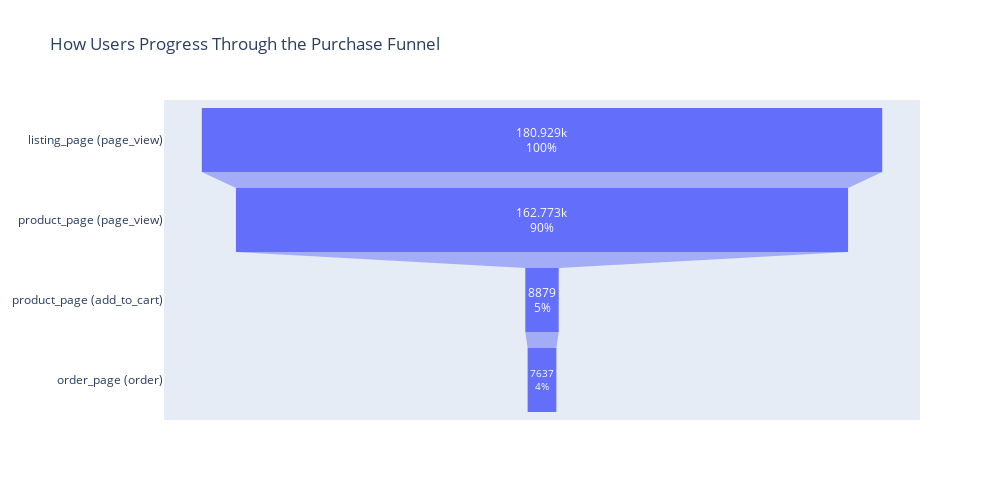

The code cell stored with this chart in its notebook:
### Code cell
stages = [
    "listing_page (page_view)",
    "product_page (page_view)",
    "product_page (add_to_cart)",
    "order_page (order)",
]

values = [180929, 162773, 8879, 7637]

fig = go.Figure(
    go.Funnel(
        y=stages,
        x=values,
        textinfo="value+percent initial",
        textposition="inside",
    )
)

fig.update_layout(
    title="How Users Progress Through the Purchase Funnel",
    width=1000,
    height=500,
)
fig.show()

### Figure 1 — Plotly figure (JSON) as saved in the notebook; plotly's stock layout.template omitted (floating-point values rounded to 4 significant figures)
{"data": [{"textinfo": "value+percent initial", "textposition": "inside", "type": "funnel", "x": [180929, 162773, 8879, 7637], "y": ["listing_page (page_view)", "product_page (page_view)", "product_page (add_to_cart)", "order_page (order)"]}], "layout": {"height": 500, "title": {"text": "How Users Progress Through the Purchase Funnel"}, "width": 1000}}
